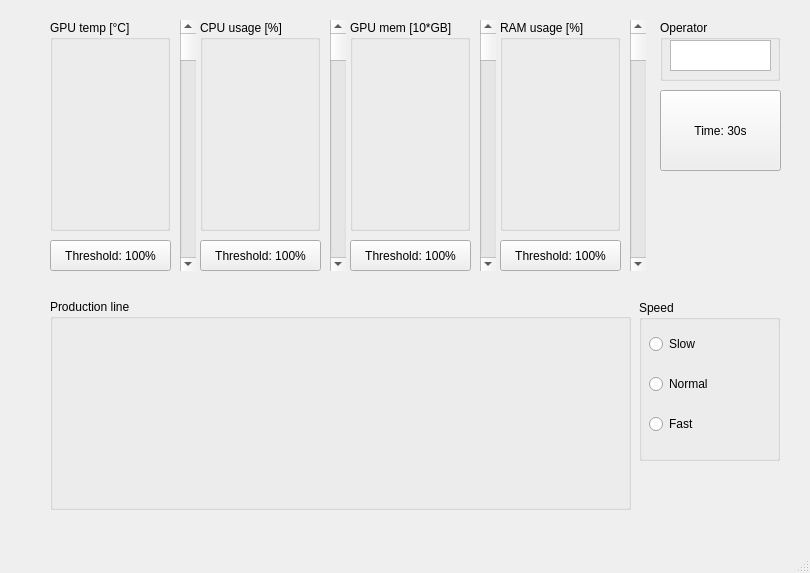
<?xml version="1.0" encoding="UTF-8"?>
<ui version="4.0">
 <class>MainWindow</class>
 <widget class="QMainWindow" name="MainWindow">
  <property name="geometry">
   <rect>
    <x>0</x>
    <y>0</y>
    <width>810</width>
    <height>573</height>
   </rect>
  </property>
  <property name="windowTitle">
   <string>MainWindow</string>
  </property>
  <widget class="QWidget" name="centralwidget">
   <widget class="QGroupBox" name="cpuTempGroupBox">
    <property name="geometry">
     <rect>
      <x>50</x>
      <y>20</y>
      <width>120</width>
      <height>211</height>
     </rect>
    </property>
    <property name="title">
     <string>GPU temp [°C]</string>
    </property>
   </widget>
   <widget class="QGroupBox" name="cpuUseGroupBox">
    <property name="geometry">
     <rect>
      <x>200</x>
      <y>20</y>
      <width>120</width>
      <height>211</height>
     </rect>
    </property>
    <property name="title">
     <string>CPU usage [%]</string>
    </property>
   </widget>
   <widget class="QGroupBox" name="fanGroupBox">
    <property name="geometry">
     <rect>
      <x>350</x>
      <y>20</y>
      <width>120</width>
      <height>211</height>
     </rect>
    </property>
    <property name="title">
     <string>GPU mem [10*GB]</string>
    </property>
   </widget>
   <widget class="QGroupBox" name="ramGroupBox">
    <property name="geometry">
     <rect>
      <x>500</x>
      <y>20</y>
      <width>120</width>
      <height>211</height>
     </rect>
    </property>
    <property name="title">
     <string>RAM usage [%]</string>
    </property>
   </widget>
   <widget class="QScrollBar" name="cpuTempVerticalScrollBar">
    <property name="geometry">
     <rect>
      <x>180</x>
      <y>20</y>
      <width>16</width>
      <height>251</height>
     </rect>
    </property>
    <property name="orientation">
     <enum>Qt::Vertical</enum>
    </property>
   </widget>
   <widget class="QScrollBar" name="cpuUseVerticalScrollBar">
    <property name="geometry">
     <rect>
      <x>330</x>
      <y>20</y>
      <width>16</width>
      <height>251</height>
     </rect>
    </property>
    <property name="orientation">
     <enum>Qt::Vertical</enum>
    </property>
   </widget>
   <widget class="QScrollBar" name="fanVerticalScrollBar">
    <property name="geometry">
     <rect>
      <x>480</x>
      <y>20</y>
      <width>16</width>
      <height>251</height>
     </rect>
    </property>
    <property name="orientation">
     <enum>Qt::Vertical</enum>
    </property>
   </widget>
   <widget class="QScrollBar" name="ramVerticalScrollBar">
    <property name="geometry">
     <rect>
      <x>630</x>
      <y>20</y>
      <width>16</width>
      <height>251</height>
     </rect>
    </property>
    <property name="orientation">
     <enum>Qt::Vertical</enum>
    </property>
   </widget>
   <widget class="QPushButton" name="tempButton">
    <property name="geometry">
     <rect>
      <x>50</x>
      <y>240</y>
      <width>121</width>
      <height>31</height>
     </rect>
    </property>
    <property name="text">
     <string>Threshold: 100%</string>
    </property>
   </widget>
   <widget class="QPushButton" name="useButton">
    <property name="geometry">
     <rect>
      <x>200</x>
      <y>240</y>
      <width>121</width>
      <height>31</height>
     </rect>
    </property>
    <property name="text">
     <string>Threshold: 100%</string>
    </property>
   </widget>
   <widget class="QPushButton" name="fanButton">
    <property name="geometry">
     <rect>
      <x>350</x>
      <y>240</y>
      <width>121</width>
      <height>31</height>
     </rect>
    </property>
    <property name="text">
     <string>Threshold: 100%</string>
    </property>
   </widget>
   <widget class="QPushButton" name="ramButton">
    <property name="geometry">
     <rect>
      <x>500</x>
      <y>240</y>
      <width>121</width>
      <height>31</height>
     </rect>
    </property>
    <property name="text">
     <string>Threshold: 100%</string>
    </property>
   </widget>
   <widget class="QGroupBox" name="prodLineGroupBox">
    <property name="geometry">
     <rect>
      <x>50</x>
      <y>299</y>
      <width>581</width>
      <height>211</height>
     </rect>
    </property>
    <property name="title">
     <string>Production line</string>
    </property>
   </widget>
   <widget class="QGroupBox" name="groupBox">
    <property name="geometry">
     <rect>
      <x>639</x>
      <y>300</y>
      <width>141</width>
      <height>161</height>
     </rect>
    </property>
    <property name="title">
     <string>Speed</string>
    </property>
    <widget class="QWidget" name="gridLayoutWidget">
     <property name="geometry">
      <rect>
       <x>10</x>
       <y>20</y>
       <width>235</width>
       <height>131</height>
      </rect>
     </property>
     <layout class="QGridLayout" name="gridLayout_2">
      <item row="1" column="0">
       <widget class="QRadioButton" name="radioButton_2">
        <property name="text">
         <string>Normal</string>
        </property>
       </widget>
      </item>
      <item row="2" column="0">
       <widget class="QRadioButton" name="radioButton">
        <property name="text">
         <string>Fast</string>
        </property>
       </widget>
      </item>
      <item row="0" column="0">
       <widget class="QRadioButton" name="radioButton_3">
        <property name="text">
         <string>Slow</string>
        </property>
       </widget>
      </item>
     </layout>
    </widget>
   </widget>
   <widget class="QGroupBox" name="groupBox_2">
    <property name="geometry">
     <rect>
      <x>660</x>
      <y>20</y>
      <width>120</width>
      <height>61</height>
     </rect>
    </property>
    <property name="title">
     <string>Operator</string>
    </property>
    <widget class="QTextBrowser" name="textBrowser">
     <property name="geometry">
      <rect>
       <x>10</x>
       <y>20</y>
       <width>101</width>
       <height>31</height>
      </rect>
     </property>
     <property name="html">
      <string>&lt;!DOCTYPE HTML PUBLIC &quot;-//W3C//DTD HTML 4.0//EN&quot; &quot;http://www.w3.org/TR/REC-html40/strict.dtd&quot;&gt;
&lt;html&gt;&lt;head&gt;&lt;meta name=&quot;qrichtext&quot; content=&quot;1&quot; /&gt;&lt;style type=&quot;text/css&quot;&gt;
p, li { white-space: pre-wrap; }
&lt;/style&gt;&lt;/head&gt;&lt;body style=&quot; font-family:'MS Shell Dlg 2'; font-size:7.8pt; font-weight:400; font-style:normal;&quot;&gt;
&lt;p style=&quot;-qt-paragraph-type:empty; margin-top:0px; margin-bottom:0px; margin-left:0px; margin-right:0px; -qt-block-indent:0; text-indent:0px;&quot;&gt;&lt;br /&gt;&lt;/p&gt;&lt;/body&gt;&lt;/html&gt;</string>
     </property>
    </widget>
   </widget>
   <widget class="QPushButton" name="warningButton">
    <property name="geometry">
     <rect>
      <x>660</x>
      <y>90</y>
      <width>121</width>
      <height>81</height>
     </rect>
    </property>
    <property name="text">
     <string>Time: 30s</string>
    </property>
   </widget>
  </widget>
  <widget class="QStatusBar" name="statusbar"/>
  <widget class="QMenuBar" name="menubar">
   <property name="geometry">
    <rect>
     <x>0</x>
     <y>0</y>
     <width>810</width>
     <height>26</height>
    </rect>
   </property>
  </widget>
  <action name="actionSearch_path">
   <property name="checkable">
    <bool>false</bool>
   </property>
   <property name="text">
    <string>Search path</string>
   </property>
  </action>
  <action name="actionLoad_last_path">
   <property name="text">
    <string>Load last path</string>
   </property>
  </action>
 </widget>
 <resources/>
 <connections/>
</ui>
